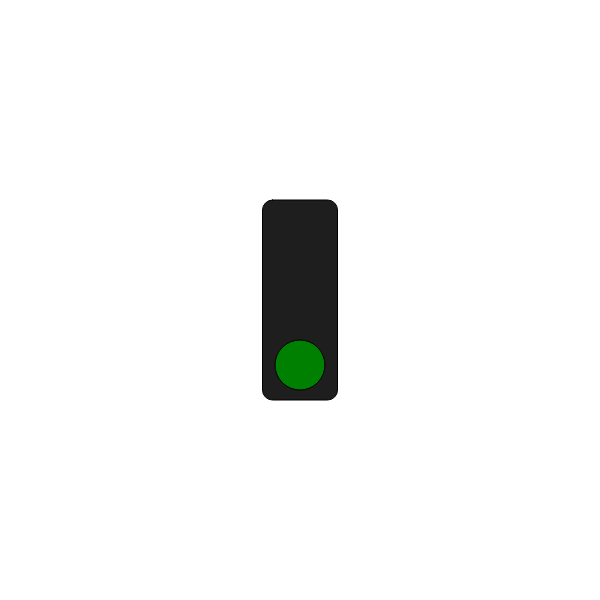
Frame 1 (no input)
Frame 60 (no input): identical to frame 1, image omitted
Frame 120 (the mouse pressed at the canvas centre since frame 60): identical to frame 1, image omitted

The p5.js sketch that drew this single still picture (run headless with seeded random() and noise() and a simulated clock; from frame 60 on, the mouse is pressed at the canvas centre):

// p5.js sketch
// ── sketch.js
// Traffic Light Starter Code
// Katos
// September 24th 2024

// GOAL: make a 'traffic light' simulator. For now, just have the light
// changing according to time. You may want to investigate the millis()
// function at https://p5js.org/reference/#/p5/millis

let lightState = "green";
let lastSwitchedTime = 0;
const GREEN_LIGHT_DURATION = 3000;
const YELLOW_LIGHT_DURATION = 1000;
const RED_LIGHT_DURATION = 3500;


function setup() {
  createCanvas(600, 600);
}

function draw() {
  background(255);
  drawBaseOfLights();
  changeLightState();
  displayCorrectLight();
}
function changeLightState(){
  if (lightState === "green" && millis() > lastSwitchedTime + GREEN_LIGHT_DURATION){
    lightState = "yellow";
    lastSwitchedTime = millis();
    console.log(lightState);
  }
  else if (lightState === "yellow" && millis() > lastSwitchedTime + YELLOW_LIGHT_DURATION){
    lightState = "red";
    lastSwitchedTime = millis();
    console.log(lightState);
  }
  else if (lightState === "red" && millis() > lastSwitchedTime + RED_LIGHT_DURATION){
    lightState = "green";
    lastSwitchedTime = millis();
    console.log(lightState);
  }
}
function displayCorrectLight(){
  if (lightState === "green"){
    fill("green");
    ellipse(width/2, height/2 + 65, 50, 50); //bottom
  }
  else if (lightState === "yellow"){
    fill("yellow");
    ellipse(width/2, height/2, 50, 50); //middle
  }
  else if (lightState === "red"){
    fill("red");
    ellipse(width/2, height/2 - 65, 50, 50); //top
  }
}
function drawBaseOfLights() {
  //box
  rectMode(CENTER);
  fill(30);
  rect(width/2, height/2, 75, 200, 10);
}
